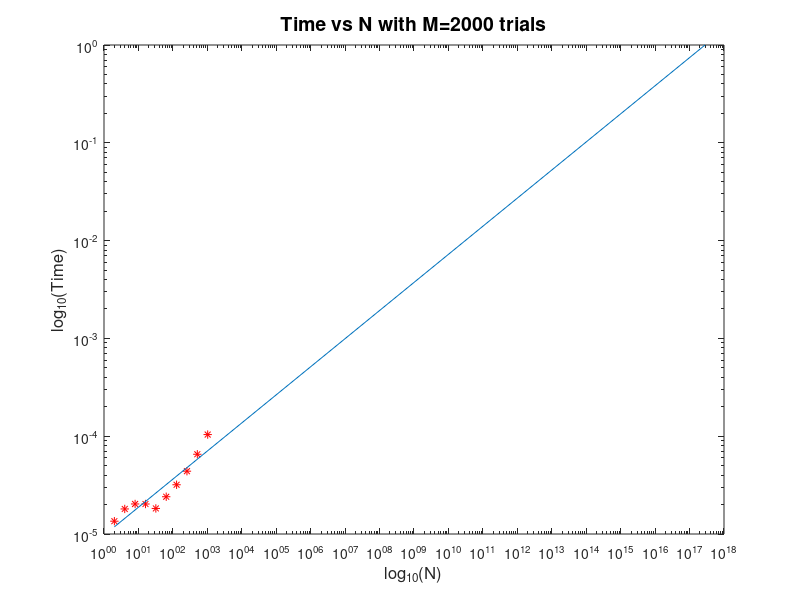

This figure's MATLAB source:
% MACM 316 - HW 2
% Gaussian Elimination for a random tridiagonal matrix
% Description: Computes the mean solution error over Ntr trials for the
% system Ax=b where A is a random sparse tridiagonal NxN matrix and
% x is a vector of ones. Plots the mean solution error for itermax values of N.
% Instructor: Sarah Huber
% File name: TridiagRandomSolve.m

clear all

Nsizes=10; %Number of different sizes of N
Ntr=2000; %Number of trials for each size of N

time=zeros(Nsizes,1);
N_it=zeros(Nsizes,1);
%Kappa=zeros(Nsizes,1);

for iter=1:Nsizes
    N=2^iter; %Matrix size
    times=zeros(Ntr,1); % Vector of errors
    x=ones(N,1); % exact solution vector
    
    for i=1:Ntr
        
        b1=randn(N,1);
b2=rand(N,1);
b3=rand(N,1);
A=spdiags([b1 b2 b3],-1:1,N,N);
        
        tic
        b=A*x; % Compute the right-hand side vector
        z=A\b; % Solve the linear system
        
        times(i)=toc; % Compute the error
    end
    
    % Compute the mean of the error
    time(iter)=mean(times);
    N_it(iter)=N;
    
    disp(['N=' num2str(N_it(iter)) '   ' 'Time=' num2str(time(iter))]);
end

%% Plot the error vs N in a loglog plot
loglog(N_it,time,'r*');
hold on
title(['Time vs N with M=', num2str(Ntr), ' trials'],'fontsize',14)
xlabel(['log_{10}(N)'],'fontsize',12)
ylabel(['log_{10}(Time)'],'fontsize',12)

%% Compute a linear regression of the data

% Polyfit fits a straight line to data of log_10(Nr) vs. log_10(Err)
% This is the data shown in the loglog plot.
p=polyfit(log10(N_it),log10(time),1);

% Extrapolate to find the point where Err(N)=1
% Fill in your work here!

grad = -p(2)/p(1)

N_estimate = 10^(-p(2)/p(1))
x_prime = [N_it(1), N_estimate];
y_prime = 10.^(polyval(p,log10(x_prime)));
loglog(x_prime, y_prime)
